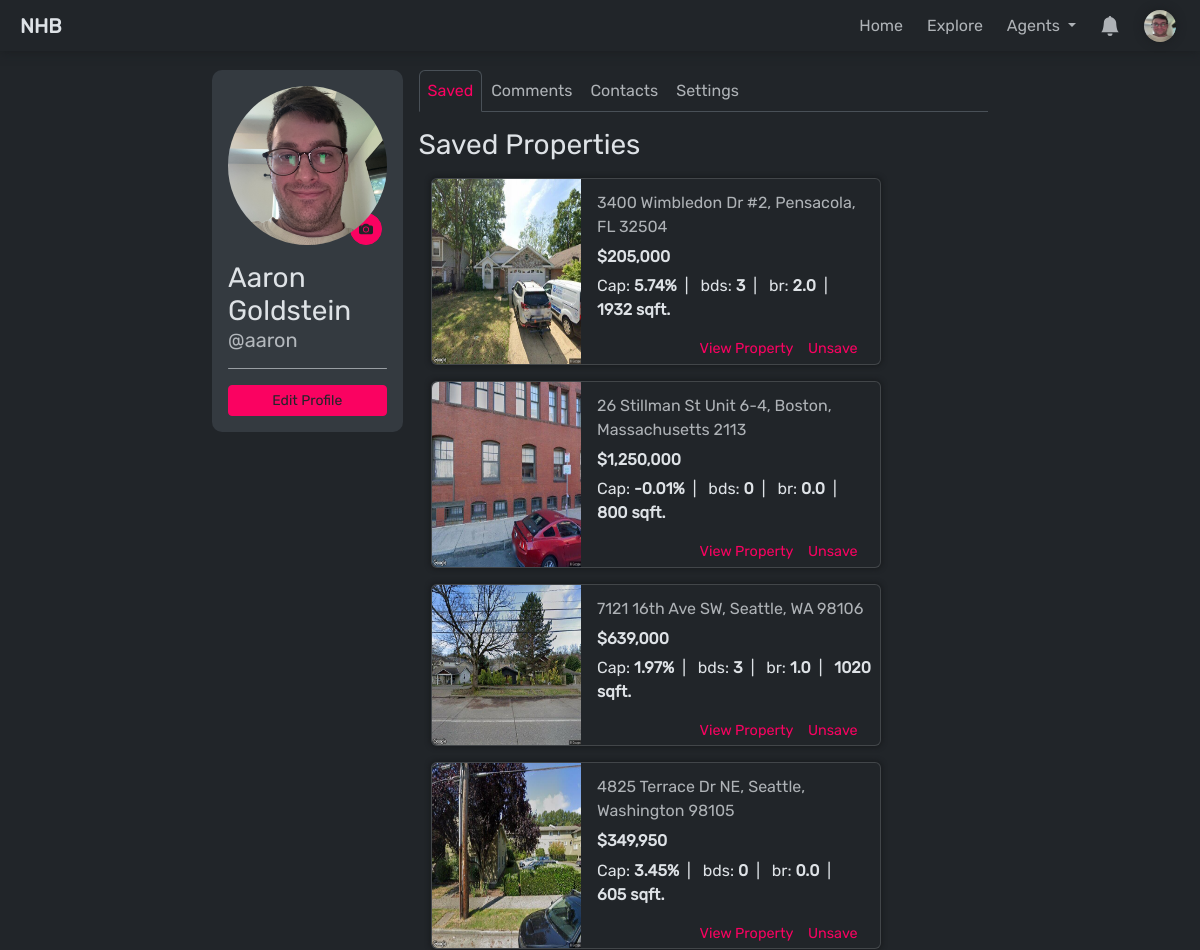
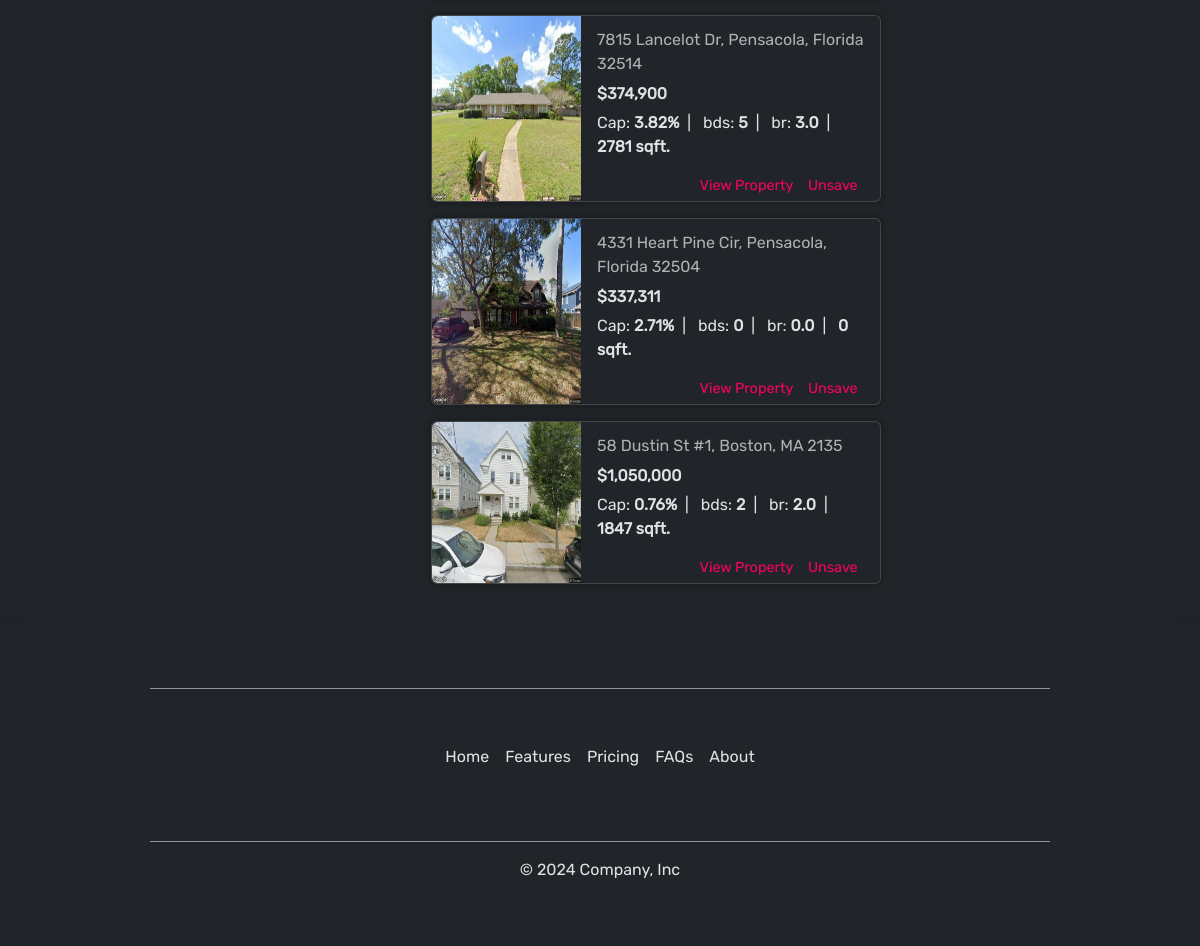
The app's page /profile/user=aaron/ (signed in) with its own data (2 pictures, top to bottom).
### account/models.py (models this page shows, shortened)
class CustomUser(AbstractUser):
    USER_TYPE_CHOICES = (
        ('buyer', 'Buyer'),
        ('agent', 'Agent'),
    )
    user_type = models.CharField(max_length=20, choices=USER_TYPE_CHOICES, default=USER_TYPE_CHOICES[0])
    @property
    def profile(self):
        return self.profile_set.first()
    objects = BaseUserManager()

### profiles/models.py (models this page shows, shortened)
class Profile(models.Model):
    user = models.ForeignKey(User, on_delete=models.CASCADE)
    theme = models.CharField(choices=[('light','light'), ('dark','dark')], max_length=100, default='dark')
    goal = models.CharField(max_length=1000, default='Searching for Investment Property')
    phone_number = models.CharField(max_length=10, blank=True, null=True)
    location = models.CharField(max_length=100, blank=True, null=True)
    profile_picture = models.ImageField(upload_to='profile_pictures', blank=True, null=True)
    @property
    def unread_notification_count(self):
        return self.user.notification_set.filter(is_read=False).count()

### property/models.py (models this page shows, shortened)
class SavedProperty(models.Model):
    profile = models.ForeignKey(Profile, on_delete=models.CASCADE)
    property_id = models.CharField(max_length=100)
    address = models.CharField(max_length=250)
    city = models.CharField(max_length=100)
    state = models.CharField(max_length=2)
    zip = models.IntegerField()
    image = models.ImageField(upload_to='property_images/', default='property_images/default/shrek.webp')
    price = models.DecimalField(max_digits=10, decimal_places=2)
    cap_rate = models.DecimalField(max_digits=7, decimal_places=4)
    beds = models.IntegerField()
    baths = models.DecimalField(max_digits=2, decimal_places=1)
    sq_ft = models.IntegerField()
    timestamp = models.DateTimeField(auto_now_add=True)
    archived = models.BooleanField(default=False)
    class Meta:
        constraints = [
            models.UniqueConstraint('profile', 'property_id', name='profile-property_id'),
        ]
    @property
    def endpoint(self):
        return f'/property/detail/state={self.state}&city={self.city}&address={self.address}&zip={self.zip}&id={self.property_id}/'
    @property
    def address_full(self):
        return f'{self.address}, {self.city}, {self.state} {self.zip}'

### profiles/views.py (the view)
# urls.py: path('user=<str:username>/', views.profile_view, name='profile'),
@login_required(login_url='/account/login/')
def profile_view(request, username:str, *args, **kwargs):
    profile = Profile.objects.get(user__username=username)
    form = UpdateProfileForm(initial={
        'first_name': profile.user.first_name,
        'last_name': profile.user.last_name,
        'email': profile.user.email,
        'phone_number': profile.phone_number,
        'location': profile.location,
        'goal': ast.literal_eval(profile.goal)
    })
    return render(request, 'profile/profile-detail.html', {'profile': profile, 'form': form })

### agent/templatetags/is_agent.py (called while the page is built)
@register.filter(name='is_agent')
def is_agent(user: User, group_name='Agent'):
    return user.groups.filter(name=group_name).exists()

### property/templatetags/currency.py (called while the page is built)
@register.filter(name='currency')
def currency(value: str, decimal: int)-> str:
    if type(value) == str:
        if value == '':
            value = 0
        else:
            value = float(value)
    return f'${value:,.{decimal}f}'

### property/templatetags/percentage.py (called while the page is built)
@register.filter(name='percentage')
def percentage(value: float)-> str:
    return f'{value*100:.2f}%'

### property/templatetags/time_delta.py (called while the page is built)
@register.filter(name='time_delta')
def time_delta(value: datetime)-> str:
    now = datetime.now().astimezone(UTC)
    delta = now - value
    if delta.days > 365:
        return f'{delta.days // 365}y'
    elif delta.days > 30:
        return f'{delta.days // 30}m'
    elif delta.days > 1:
        return f'{delta.days}d'
    elif delta.seconds > 3600:
        return f'{delta.seconds // 3600}h'
    elif delta.seconds > 60:
        return f'{delta.seconds // 60}min'
    else:
        return f'{delta.seconds}s'

### templates/profile/profile-detail.html (shortened to what this page needs)
{% extends "base.html" %}
{% block content %}
{% load time_delta%}
<div class="container col-sm-8 my-4 mx-auto">
    <div class="profile-container">
        <div class="profile-info">
            <div>
                <div class="mb-3 justify-content-center text-center">
                    <div class="profile-picture">
                        {% if user == profile.user %}
                            <label for="file-input"
                            id="mobile-change-picture-button"
                            class="btn btn-sm love rounded-circle"
                            >{% include "icons/camera.html" %}
                            </label>
                        {% endif %}
                        {% if profile.profile_picture %}
                            <img id="profile-img" src="{{ profile.profile_picture.url }}" alt="Profile Picture">
                        {% else %}
                            <img id="profile-img" src="/media/profile_pictures/default/default.png" alt="Profile Picture">
                        {% endif %}
                    </div>
                </div>
                <div id="profile-details">
                    <h3 class="mb-0">{{ profile.user.first_name }} {{ profile.user.last_name }}</h3>
                    <h5 class="text-muted mb-3">@{{ profile.user.username }}</h5>
                </div>
                <hr></hr>
                {% if user == profile.user %}
                <button id="edit-profile-button" class="btn btn-sm love w-100" onclick="ShowUpdateProfileForm()">Edit Profile</button>
                {% endif %}
            </div>
        </div>
        <div class="profile-content">
            <ul class="nav nav-tabs mb-3">
                <li class="nav-item" onclick="toggleTab('saved-properties')">
                  <a id="saved-properties-link" class="nav-link active" aria-current="page">Saved</a>
                </li>
                <li class="nav-item" onclick="toggleTab('comments')">
                  <a id="comments-link" class="nav-link">Comments</a>
                </li>
                <li class="nav-item" onclick="toggleTab('contact-forms')">
                  <a id="contact-forms-link" class="nav-link">Contacts</a>
                </li>
                <li class="nav-item" onclick="toggleTab('settings')">
                    <a id="settings-link" class="nav-link">Settings</a>
                </li>
            </ul>
            <div id="saved-properties">
                <h3 class="mb-3">Saved Properties</h3>
                <div class="container col-sm-10 m-0">
                    {% for property in profile.savedproperty_set.all|dictsortreversed:"id" %}
                        {% include "profile/partials/saved-property-card.html" %}
                    {% endfor %}
                </div>
            </div>
        </div>
    </div>
</div>
{% endblock %}

### templates/components/nav.html (shortened to what this page needs)
{% load static %}
{% load is_agent %}
<nav
id="navbar"
class="navbar navbar-expand-lg w-100 py-1"
>
    <div class="container-fluid m-0">
        <div class="collapse navbar-collapse justify-content-between" id="navbarSupportedContent">
            <a id='brand' class="navbar-brand px-2" href="/">NHB</a>
            <ul class="navbar-nav mb-2 mb-lg-0">
                {% if request.get_full_path != '/' %}
                    <li class="nav-item me-2">
                        <a class="nav-link {% if request.get_full_path == '/' %}active{% endif %}" aria-current="page" href="/">
                            Home
                        </a>
                    </li>
                {% endif %}
                <li class="nav-item me-2">
                    <a class="nav-link {% if '/explore/' in request.get_full_path %}active{% endif %}" href="/explore/">
                        Explore
                    </a>
                </li>
                {% if not request.user|is_agent %}
                <li class="nav-item me-2 dropdown">
                    <a class="nav-link dropdown-toggle {% if '/agent/' in request.get_full_path %}active{% endif %}" href="#" role="button" data-bs-toggle="dropdown" aria-expanded="false">
                        Agents
                    </a>
                </li>
                {% else %}
                <li class="nav-item me-2">
                    <a class="nav-link {% if '/agent/' in request.get_full_path %}active{% endif %}" href="/agent/dashboard/">
                        Dashboard
                    </a>
                </li>
                {% endif %}
                {% if not user.is_authenticated %}
                    <li class="nav-item">
                        <a class="nav-link" href="/account/register/">Login / Signup</a>
                    </li>
                    {% else %}
                    <li class="nav-item dropdown h-100 align-items-start me-2 " >
                        <a
                        id="notification-dropdown-tg"
                        class="nav-link dropdown-toggle d-flex align-items-center position-relative"
                        href="#"
                        role="button"
                        data-bs-toggle="offcanvas" data-bs-target="#notificationsDrawer" aria-controls="notificationsDrawer"
                        onclick="clearNotificationSpan()"
                        >
                            <svg id="notification-icon" xmlns="http://www.w3.org/2000/svg" width="20" height="20" fill="white" class="bi bi-bell-fill" viewBox="0 0 16 16">
                                <path d="M8 16a2 2 0 0 0 2-2H6a2 2 0 0 0 2 2m.995-14.901a1 1 0 1 0-1.99 0A5 5 0 0 0 3 6c0 1.098-.5 6-2 7h14c-1.5-1-2-5.902-2-7 0-2.42-1.72-4.44-4.005-4.901"/>
                            </svg>
                        </a>
                    </li>
                    <li class="nav-item dropdown">
                        <a id="profile-dropdown-tg" class="nav-link dropdown-toggle d-flex align-items-center" href="#" role="button" data-bs-toggle="dropdown" aria-expanded="false">
                            <div id="profile-badge-container">
                            {% if not user.profile.profile_picture %}
                                {% include "icons/profile-icon.html" %}
                            {% else %}
                                <img src="{{ user.profile.profile_picture.url }}" class="profile-badge me-1" alt="profile picture">
                            {% endif %}
                            </div>
                        </a>
                    </li>
                {% endif %}
            </ul>
        </div>
    </div>
</nav>

### templates/profile/partials/saved-property-card.html (shortened to what this page needs)
{% load static %}
{% load currency %}
{% load percentage %}
{% load comma %}
<div id="property-card-{{property.property_id}}" class="card mb-3 w-auto" style="box-shadow: 0 0 4px 2px var(--bs-dark-bg-subtle);">
    <div class="row g-0">
        <div class="col-4 col-md-4">
            <img src="{{property.image.url}}" class="img-fluid rounded-start h-100 card-image" alt="...">
        </div>
        <div class="col-8 col-md-8">
            <div class="card-body h-100  align-items-center py-1 ps-3 pe-2">
                <div class="property-card-details h-75 pt-2">
                    <p class="text-muted mb-2">{{ property.address_full }}</p>
                    <h6 style="font-weight:600;">{{ property.price|currency:0 }}</h6>
                    <p class="mb-2" style="font-size:1rem;">
                        Cap: <strong >{{ property.cap_rate|percentage }}</strong>&ensp;|&ensp;
                        bds: <strong>{{ property.beds }}</strong>&ensp;|&ensp;
                        br: <strong>{{ property.baths }}</strong>&ensp;|&ensp;
                        <strong>{{ property.sq_ft }} sqft.</strong>
                    </p>
                </div>
                <div id="card-button-container" class="d-flex pb-2 h-25">
                    <a style="color:var(--love);" href="{{property.endpoint}}">View Property</a>
                    {% if user == request.user %}
                        <a
                        style="color:var(--love);"
                        hx-post="{% url 'toggle_property_saved' %}"
                        hx-target="#property-card-{{property.property_id}}"
                        hx-vals='{ "view": "profile", "property": { "propertyId": "{{ property.property_id }}" }}'
                        hx-swap="outerHTML"
                        >Unsave</a>
                    {% endif %}
                </div>
            </div>
        </div>
    </div>
</div>

### static/css/styles.css (style rules this page uses)
:root { --love: #fa0261; --love-dark: #691535; --hidden: #34d3eb; --gray-bg: rgb(223, 223, 223); --gray-color: gray; --success: #04c904; }
body { font-family: Rubik,Arial,sans-serif!important; }
hr { border-top: 1px solid var(--bs-secondary-color)!important; color: var(--bs-secondary-color)!important; border-radius: 5px; opacity: .8!important; }
.love, .love a { color: var(--bs-body-bg) !important; background-color: var(--love) !important; border-color: var(--love) !important; }

### templates/profile/profile-detail.html (style rules this page uses)
.profile-container { display: flex; flex-direction: row; justify-content: center; }
.profile-info { display: flex; flex-direction: column; justify-content: center; width: 25%; height: 100%; padding: 1rem; margin-right: 1rem; border-radius: 10px; background-color: var(--bs-secondary-bg); }
.profile-content { display: flex; flex-direction: column; width: 75%; }
#mobile-change-picture-button { display: flex; position: absolute; bottom: 0; right: 5px; width: 2rem; height: 2rem; text-align: center; align-items: center; }
.nav-tabs { justify-content: flex-start; }
.nav-tabs li { width: fit-content; text-align: left; }
.nav-link { cursor: pointer; color: var(--bs-secondary-color)!important; }
.active { color: var(--love)!important; }
.profile-picture { display: flex; flex: 1 1 auto; width: 100%; padding-bottom: 50%; padding-top:50%; border-radius: 50%; justify-content: center; align-items: center; position: relative; margin: auto; margin-bottom: 1rem; }
.profile-picture img { position: absolute; display: flex; flex: 1 1 auto; object-fit: cover; width: 100%; height: 100%; border-radius: 50%; }
.profile-badge { width:2rem; height:2rem; border-radius:100%; }

### templates/profile/partials/saved-property-card.html (style rules this page uses)
#card-button-container { display: flex; justify-content: flex-end; align-items: flex-end; }
#card-button-container a { color: var(--bs-secondary-color); font-size: .9rem; cursor: pointer; margin-right: .9rem; text-decoration: none; }

### records on screen
CustomUser: profile.profile_picture (picture)
Profile: profile_picture (picture), user.first_name "Aaron", user.last_name "Goldstein", user.username "aaron"
SavedProperty: image (picture), address_full "3400 Wimbledon Dr #2, Pensacola, FL 32504", price "$205,000", cap_rate|percentage "5.74%", beds "3", baths "2.0", sq_ft "1932"
SavedProperty: image (picture), address_full "26 Stillman St Unit 6-4, Boston, Massachusetts 2113", price "$1,250,000", cap_rate|percentage "-0.01%", beds "0", baths "0.0", sq_ft "800"
SavedProperty: image (picture), address_full "7121 16th Ave SW, Seattle, WA 98106", price "$639,000", cap_rate|percentage "1.97%", beds "3", baths "1.0", sq_ft "1020"
SavedProperty: image (picture), address_full "4825 Terrace Dr NE, Seattle, Washington 98105", price "$349,950", cap_rate|percentage "3.45%", beds "0", baths "0.0", sq_ft "605"
SavedProperty: image (picture), address_full "7815 Lancelot Dr, Pensacola, Florida 32514", price "$374,900", cap_rate|percentage "3.82%", beds "5", baths "3.0", sq_ft "2781"
SavedProperty: image (picture), address_full "4331 Heart Pine Cir, Pensacola, Florida 32504", price "$337,311", cap_rate|percentage "2.71%", beds "0", baths "0.0", sq_ft "0"
SavedProperty: image (picture), address_full "58 Dustin St #1, Boston, MA 2135", price "$1,050,000", cap_rate|percentage "0.76%", beds "2", baths "2.0", sq_ft "1847"
